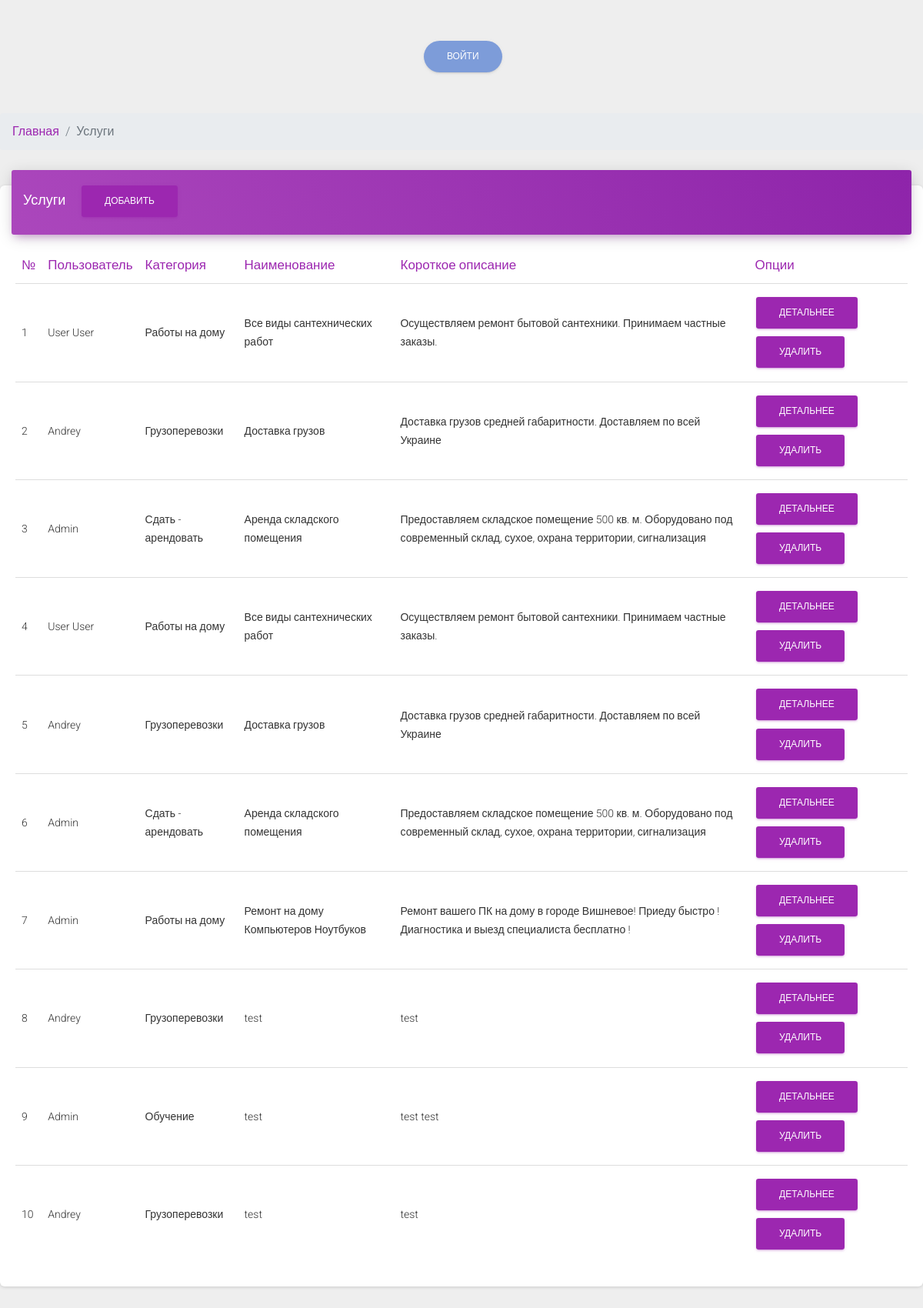
Screenshot of /admin/serv_orders.php with the database file from the repository.
### tables this page shows
CREATE TABLE `serv_orders` (
  `id` int(11) NOT NULL,
  `id_request` int(11) NOT NULL,
  `user_b_id` varchar(255) NOT NULL DEFAULT '0',
  `cat_id` varchar(255) NOT NULL,
  `title` varchar(255) NOT NULL,
  `description` varchar(255) NOT NULL,
  `content` varchar(500) NOT NULL,
  `phone` varchar(50) NOT NULL,
  `addr_town` varchar(255) NOT NULL,
  `addr_street` varchar(255) NOT NULL,
  `addr_house` varchar(255) NOT NULL,
  `addr_flat` varchar(50) NOT NULL,
  `image` varchar(255) NOT NULL,
  `status` varchar(10) NOT NULL DEFAULT 'Добавлено'
);

CREATE TABLE `users_b` (
  `id` int(11) NOT NULL,
  `login` varchar(50) NOT NULL,
  `password` varchar(100) NOT NULL,
  `email` varchar(255) NOT NULL,
  `name` varchar(255) NOT NULL,
  `phone` varchar(255) NOT NULL,
  `confirm_mail` varchar(255) NOT NULL,
  `verifided` int(11) NOT NULL DEFAULT 0,
  `info` text NOT NULL,
  `status` varchar(10) NOT NULL DEFAULT 'Добавлено'
);

CREATE TABLE `serv_category` (
  `serv_cat_id` int(11) NOT NULL,
  `serv_cat_name` varchar(255) NOT NULL,
  `status` varchar(10) NOT NULL DEFAULT 'Добавлено'
);

### admin/serv_orders.php (the view, shortened to what this page needs)
<?php
include $_SERVER["DOCUMENT_ROOT"] . "/configs/db.php";
include $_SERVER["DOCUMENT_ROOT"] . "/admin/parts/header.php";
?>
<nav aria-label="breadcrumb">
	<ol class="breadcrumb">
		<li class="breadcrumb-item"><a href="/admin">Главная</a></li>
		<li class="breadcrumb-item active" aria-current="page">Услуги</li>
	</ol>
</nav>
<div class="row">
	<div class="col-md-12">
		<div class="card">
			<div class="card-header card-header-primary">
				<h4 class="card-title ">
					Услуги
					<a href="modules/serv_orders/add.php" class="btn btn-primary ml-3">Добавить</a>
				</h4>
			</div>
			<div class="card-body">
				<div class="table-responsive">
					<table class="table">
						<thead class=" text-primary">
							<th>№</th>
							<th>Пользователь</th>
							<th>Категория</th>
							<th>Наименование</th>
							<th>Короткое описание</th>
							<th>Опции</th>
						</thead>
						<tbody>
							<?php
							$i = 1;
							$sql = "SELECT * FROM serv_orders WHERE `status`= 'Добавлено'";
							$result = $conn->query($sql);
							while ($row = mysqli_fetch_assoc($result)) {
							?>
								<tr>
									<td><?php echo $i; ?></td>
									<td><?php
										$sql1 = "SELECT * FROM `users_b` WHERE `id`=" . $row['user_b_id'];
										$result1 = $conn->query($sql1);
										$user = mysqli_fetch_assoc($result1);
										if($row['user_b_id'] == 0) {
											echo 'Admin';
										} else {
											echo $user['name'];
										}
									?></td>
									<td><?php
										$sql1 = "SELECT * FROM serv_category WHERE `serv_cat_id` =" . $row["cat_id"];
										$result1 = $conn->query($sql1);
										$category = mysqli_fetch_assoc($result1);
										echo $category["serv_cat_name"]; ?>
									</td>
									<td><?php echo $row["title"] ?></td>
									<td><?php echo $row["description"] ?></td>
									<td>
										<a href="modules/serv_orders/detail.php?prod_id=<?php echo $row["id"] ?>" class="btn btn-primary">Детальнее</a>
										<a href="modules/serv_orders/delete.php?id=<?php echo $row["id"] ?>" class="btn btn-primary">Удалить</a>
									</td>
								</tr>
							<?php
							$i++;
							}
							?>
						</tbody>
					</table>
				</div>
			</div>
		</div>
	</div>
</div>
<?php
include $_SERVER["DOCUMENT_ROOT"] . "/admin/parts/footer.php";
?>

### rows the page displays
serv_orders: users_b.name "User User", serv_category.serv_cat_name "Работы на дому", title "Все виды сантехнических работ", description "Осуществляем ремонт бытовой сантехники. Принимаем частные заказы."
serv_orders: users_b.name "Andrey", serv_category.serv_cat_name "Грузоперевозки", title "Доставка грузов", description "Доставка грузов средней габаритности. Доставляем по всей Украине"
serv_orders: user_b_id "Admin", serv_category.serv_cat_name "Сдать - арендовать", title "Аренда складского помещения", description "Предоставляем складское помещение 500 кв. м. Оборудовано под современный склад, сухое, охрана территории, сигнализация"
serv_orders: users_b.name "User User", serv_category.serv_cat_name "Работы на дому", title "Все виды сантехнических работ", description "Осуществляем ремонт бытовой сантехники. Принимаем частные заказы."
serv_orders: users_b.name "Andrey", serv_category.serv_cat_name "Грузоперевозки", title "Доставка грузов", description "Доставка грузов средней габаритности. Доставляем по всей Украине"
serv_orders: user_b_id "Admin", serv_category.serv_cat_name "Сдать - арендовать", title "Аренда складского помещения", description "Предоставляем складское помещение 500 кв. м. Оборудовано под современный склад, сухое, охрана территории, сигнализация"
serv_orders: user_b_id "Admin", serv_category.serv_cat_name "Работы на дому", title "Ремонт на дому Компьютеров Ноутбуков", description "Ремонт вашего ПК на дому в городе Вишневое! Приеду быстро ! Диагностика и выезд специалиста бесплатно !"
serv_orders: users_b.name "Andrey", serv_category.serv_cat_name "Грузоперевозки", title "test", description "test"
serv_orders: user_b_id "Admin", serv_category.serv_cat_name "Обучение", title "test", description "test test"
serv_orders: users_b.name "Andrey", serv_category.serv_cat_name "Грузоперевозки", title "test", description "test"
